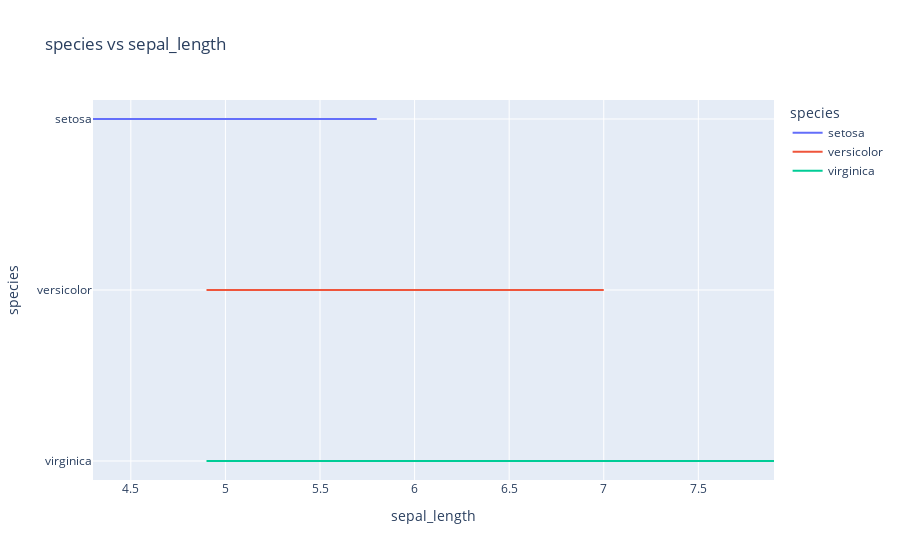

Notebook code cell kept with this figure:
### Code cell
line_fig = px.line(data_frame=df1, x='sepal_length', y='species', color='species', title='species vs sepal_length')
line_fig.show()

### Figure 1 — Plotly figure (JSON) as saved in the notebook; plotly's stock layout.template omitted (floating-point values rounded to 4 significant figures)
{"data": [{"hovertemplate": "species=%{y}<br>sepal_length=%{x}<extra></extra>", "legendgroup": "setosa", "line": {"color": "#636efa", "dash": "solid"}, "marker": {"symbol": "circle"}, "mode": "lines", "name": "setosa", "orientation": "h", "showlegend": true, "type": "scatter", "x": [5.1, 4.9, 4.7, 4.6, 5, 5.4, 4.6, 5, 4.4, 4.9, 5.4, 4.8, 4.8, 4.3, 5.8, 5.7, 5.4, 5.1, 5.7, 5.1, 5.4, 5.1, 4.6, 5.1, 4.8, 5, 5, 5.2, 5.2, 4.7, 4.8, 5.4, 5.2, 5.5, 4.9, 5, 5.5, 4.9, 4.4, 5.1, 5, 4.5, 4.4, 5, 5.1, 4.8, 5.1, 4.6, 5.3, 5], "xaxis": "x", "y": ["setosa", "setosa", "setosa", "setosa", "setosa", "setosa", "setosa", "setosa", "setosa", "setosa", "setosa", "setosa", "setosa", "setosa", "setosa", "setosa", "setosa", "setosa", "setosa", "setosa", "setosa", "setosa", "setosa", "setosa", "setosa", "setosa", "setosa", "setosa", "setosa", "setosa", "setosa", "setosa", "setosa", "setosa", "setosa", "setosa", "setosa", "setosa", "setosa", "setosa", "setosa", "setosa", "setosa", "setosa", "setosa", "setosa", "setosa", "setosa", "setosa", "setosa"], "yaxis": "y"}, {"hovertemplate": "species=%{y}<br>sepal_length=%{x}<extra></extra>", "legendgroup": "versicolor", "line": {"color": "#EF553B", "dash": "solid"}, "marker": {"symbol": "circle"}, "mode": "lines", "name": "versicolor", "orientation": "h", "showlegend": true, "type": "scatter", "x": [7, 6.4, 6.9, 5.5, 6.5, 5.7, 6.3, 4.9, 6.6, 5.2, 5, 5.9, 6, 6.1, 5.6, 6.7, 5.6, 5.8, 6.2, 5.6, 5.9, 6.1, 6.3, 6.1, 6.4, 6.6, 6.8, 6.7, 6, 5.7, 5.5, 5.5, 5.8, 6, 5.4, 6, 6.7, 6.3, 5.6, 5.5, 5.5, 6.1, 5.8, 5, 5.6, 5.7, 5.7, 6.2, 5.1, 5.7], "xaxis": "x", "y": ["versicolor", "versicolor", "versicolor", "versicolor", "versicolor", "versicolor", "versicolor", "versicolor", "versicolor", "versicolor", "versicolor", "versicolor", "versicolor", "versicolor", "versicolor", "versicolor", "versicolor", "versicolor", "versicolor", "versicolor", "versicolor", "versicolor", "versicolor", "versicolor", "versicolor", "versicolor", "versicolor", "versicolor", "versicolor", "versicolor", "versicolor", "versicolor", "versicolor", "versicolor", "versicolor", "versicolor", "versicolor", "versicolor", "versicolor", "versicolor", "versicolor", "versicolor", "versicolor", "versicolor", "versicolor", "versicolor", "versicolor", "versicolor", "versicolor", "versicolor"], "yaxis": "y"}, {"hovertemplate": "species=%{y}<br>sepal_length=%{x}<extra></extra>", "legendgroup": "virginica", "line": {"color": "#00cc96", "dash": "solid"}, "marker": {"symbol": "circle"}, "mode": "lines", "name": "virginica", "orientation": "h", "showlegend": true, "type": "scatter", "x": [6.3, 5.8, 7.1, 6.3, 6.5, 7.6, 4.9, 7.3, 6.7, 7.2, 6.5, 6.4, 6.8, 5.7, 5.8, 6.4, 6.5, 7.7, 7.7, 6, 6.9, 5.6, 7.7, 6.3, 6.7, 7.2, 6.2, 6.1, 6.4, 7.2, 7.4, 7.9, 6.4, 6.3, 6.1, 7.7, 6.3, 6.4, 6, 6.9, 6.7, 6.9, 5.8, 6.8, 6.7, 6.7, 6.3, 6.5, 6.2, 5.9], "xaxis": "x", "y": ["virginica", "virginica", "virginica", "virginica", "virginica", "virginica", "virginica", "virginica", "virginica", "virginica", "virginica", "virginica", "virginica", "virginica", "virginica", "virginica", "virginica", "virginica", "virginica", "virginica", "virginica", "virginica", "virginica", "virginica", "virginica", "virginica", "virginica", "virginica", "virginica", "virginica", "virginica", "virginica", "virginica", "virginica", "virginica", "virginica", "virginica", "virginica", "virginica", "virginica", "virginica", "virginica", "virginica", "virginica", "virginica", "virginica", "virginica", "virginica", "virginica", "virginica"], "yaxis": "y"}], "layout": {"legend": {"title": {"text": "species"}, "tracegroupgap": 0}, "title": {"text": "species vs sepal_length"}, "xaxis": {"anchor": "y", "domain": [0, 1], "title": {"text": "sepal_length"}}, "yaxis": {"anchor": "x", "categoryarray": ["virginica", "versicolor", "setosa"], "categoryorder": "array", "domain": [0, 1], "title": {"text": "species"}}}}
